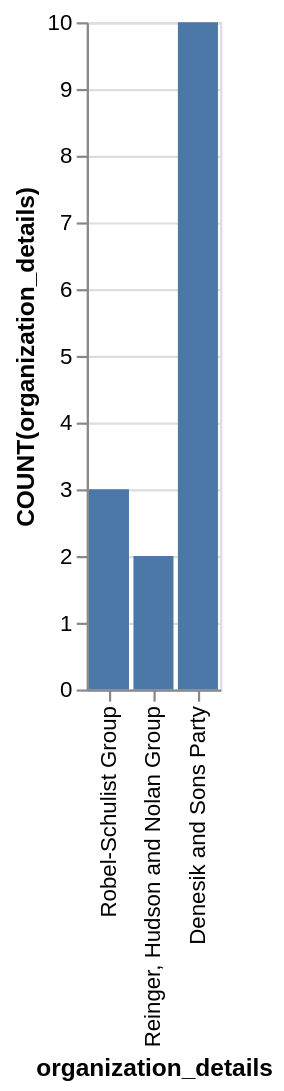

The Vega-Lite source for this figure:
### Vega-Lite specification from a JSON file in a GitHub repository (floating-point values rounded to 4 significant figures)
{"data": {"values": [{"x_data": "Robel-Schulist Group", "y_data": 3}, {"x_data": "Reinger, Hudson and Nolan Group", "y_data": 2}, {"x_data": "Denesik and Sons Party", "y_data": 10}]}, "mark": "bar", "encoding": {"x": {"field": "x_data", "type": "nominal", "title": "organization_details", "sort": "descending"}, "y": {"field": "y_data", "type": "quantitative", "title": "COUNT(organization_details)"}}}
